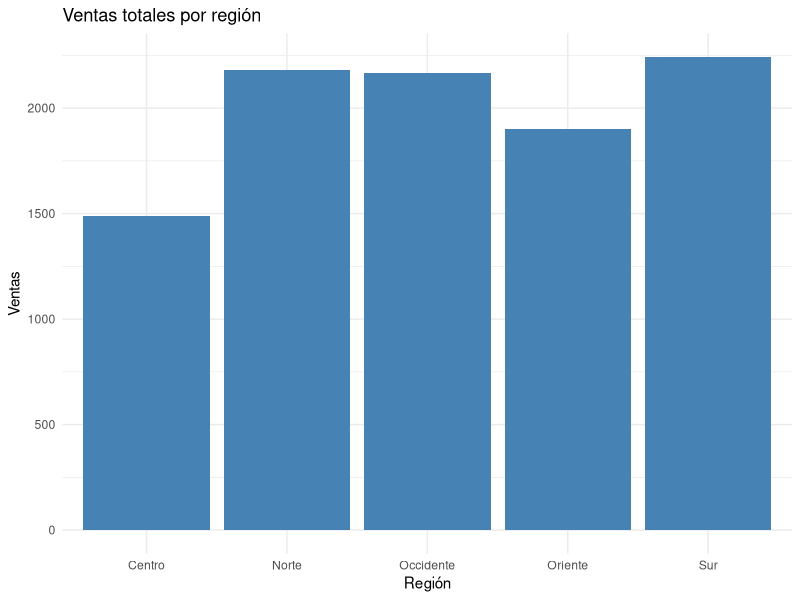
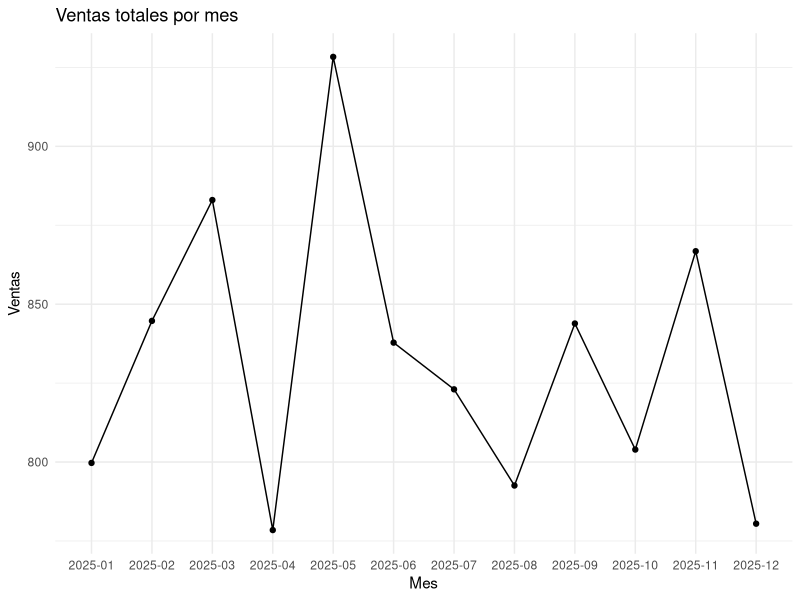

Write the R code that produced these figures, in order.
# Cargar librería
library(ggplot2)

# Leer datos
v <- read.csv("ventas.csv", stringsAsFactors = FALSE)

# ── Gráfico 1: barras de ventas totales por región ──
p1 <- ggplot(v, aes(x = region, y = ventas)) +
  geom_bar(stat = "summary", fun = "sum", fill = "steelblue") +
  labs(title = "Ventas totales por región",
       x = "Región",
       y = "Ventas") +
  theme_minimal()
ggsave("dashboard_r_barras.png", p1, width = 8, height = 5)

# ── Gráfico 2: línea de ventas totales por mes ──
m <- aggregate(ventas ~ mes, data = v, FUN = sum)
m$mes <- factor(m$mes, levels = m$mes)

p2 <- ggplot(m, aes(x = mes, y = ventas, group = 1)) +
  geom_line() +
  geom_point() +
  labs(title = "Ventas totales por mes",
       x = "Mes",
       y = "Ventas") +
  theme_minimal()
ggsave("dashboard_r_linea.png", p2, width = 8, height = 5)

cat("Listo: dashboard_r_barras.png  dashboard_r_linea.png\n")
